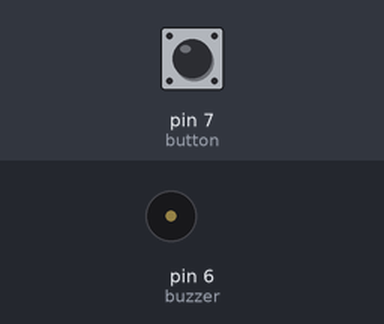
Recording of a sketch running on a simulated Arduino Uno, built with avr-gcc and run on an emulated ATmega328P. On the bench: buzzer (waves = sounding). Inputs (shaded band) come from the test bench; at power-on: pin 7 (button) LOW.

Above: at 1.2 s.
1.3 s: pin 7 (button) pulled HIGH for 0.15 s
At 1.4 s:
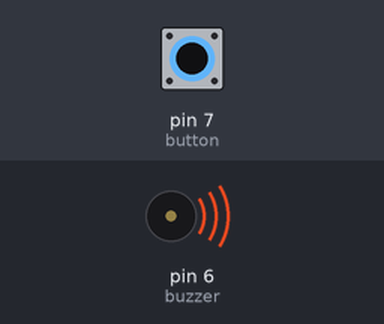
3.0 s: pin 7 (button) pulled HIGH for 3.2 s
At 3.7 s:
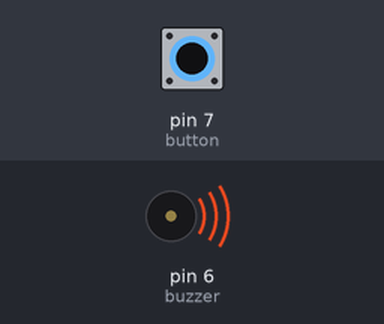
Timing chart, 0 to 4.6 s (numbered marks = the images above; inputs shaded):
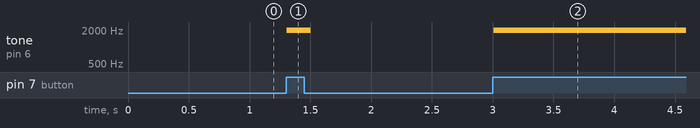

The sketch:

buzzer_and_push_button.ino
```cpp
int buzzer = 6;
int button = 7;

int estado_botao = 0;

void setup(){

  pinMode(buzzer, OUTPUT);
  pinMode(button, INPUT);

}

void loop(){

  estado_botao = digitalRead(button);

  /*

  Enquanto o botão estiver sendo pressionado, o buzzer mudará o som
  Que ele emitirá.

  */

  if(estado_botao == HIGH) {

  /*

  Usando a estrutura de repetição for() conseguimos mudar a frequência
  constantemente, assim podemos fazer muita variações de sons.

  Podemos mudar a frequência inicial ou o aumento que está terá a cada loop.

  */


  for(int freq = 20; freq < 2000; freq += 10) {

    tone(buzzer, freq, 50);

  }
  /*
     O som do buzzer começou com uma frequência de 20hertz
     E foi aumentando de 10 em 10, até atingir uma frequência de 2000
  */

         }
}
```

Measured:
- after the input at 1.3 s, tone on pin 6 (buzzer): silent → 1990 Hz at once, → silent 0.20 s later
- after the input at 3.0 s, tone on pin 6 (buzzer): silent → 1990 Hz at once
